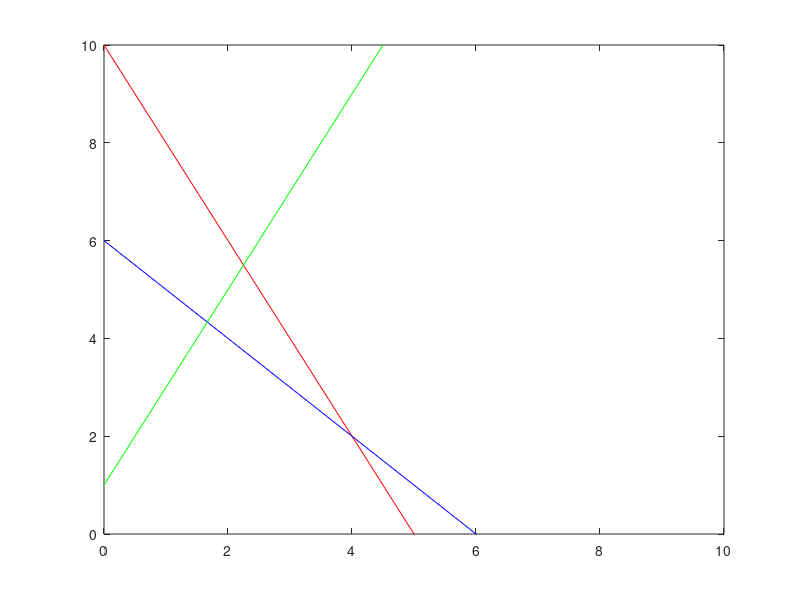

The MATLAB script that drew this image: (Note: this script raises an error after producing the figure.)
clc
clear all

A=[1 2; 1 1; 1 -2];
B=[10; 6; 1];

n=3;

y=0:1:10;

x11=(B(1)-(y*A(1,2)))/A(1,1);
x21=(B(2)-(y*A(2,2)))/A(2,1);
x31=(B(3)-(y*A(3,2)))/A(3,1);

plot(y,x11,'r',y,x21,'b',y,x31,'g')
xlim([0 10]);
ylim([0 10]);

c2=find(y==0);
c21=find(x21==0);
Line2=[y(:,[c2 c21]);x21(:,[c2 c21])]';

c3=find(y==0);
c31=find(x11==0);
Line3=[y(:,[c3 c31]);x31(:,[c3 c31])]';

c1=find(y==0);
c11=find(x11==0);
Line1=[y(:,[c1 c11]);x11(:,[c1 c11])]';

cornerpts=unique([Line1;Line2;Line2],'rows');

pts=[];
for i=1:n
   for j=i+1:n
      p=[A(i,:);A(j,:)];
      q=[B(i);B(j)];
      x=inv(p)*q;
      pts=[pts x];
   end
end

pts=pts';

allpts=unique([cornerpts;pts],'rows');

PT=constraint(allpts);
pt=unique(PT,'rows');

maxvalue=-inf;
maxind=0;

for i=1:size(pt,1)
   x1=pt(i,1);
   x2=pt(i,2);
   fn=2*x1+x2;
   if fn>maxvalue
       maxvalue=fn;
       maxind=i;
   end
end

sol=[pt(maxind,1) pt(maxind,2)]
disp(maxvalue);